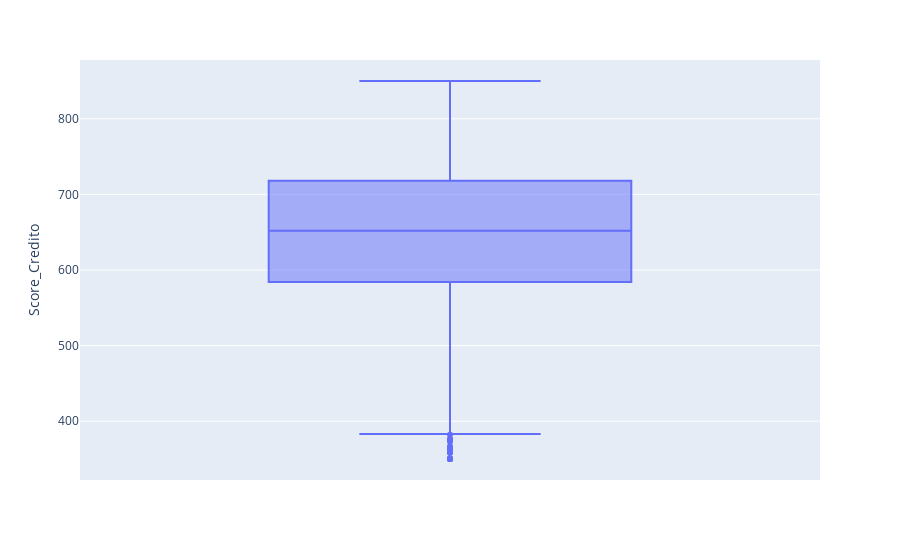

Here is the notebook cell this chart was saved with:
### Code cell
# sns.boxplot(y='Score_Credito', data=base)
px.box(base, y='Score_Credito')

### Figure 1 — Plotly figure (JSON) as saved in the notebook; plotly's stock layout.template omitted (floating-point values rounded to 4 significant figures; data arrays with more than 128 entries replaced by an {"elided": "..."} marker saying what was removed)
{"data": [{"alignmentgroup": "True", "hovertemplate": "Score_Credito=%{y}<extra></extra>", "legendgroup": "", "marker": {"color": "#636efa"}, "name": "", "notched": false, "offsetgroup": "", "orientation": "v", "showlegend": false, "type": "box", "x0": " ", "xaxis": "x", "y": {"elided": "10000 int values"}, "y0": " ", "yaxis": "y"}], "layout": {"boxmode": "group", "legend": {"tracegroupgap": 0}, "margin": {"t": 60}, "xaxis": {"anchor": "y", "domain": [0, 1]}, "yaxis": {"anchor": "x", "domain": [0, 1], "title": {"text": "Score_Credito"}}}}
